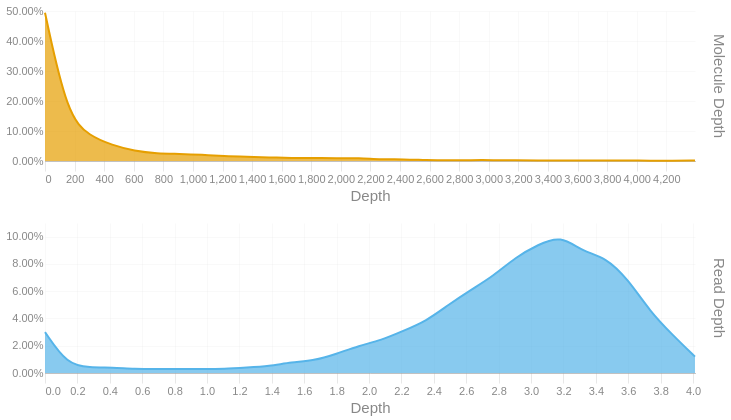

Notebook source saved alongside this figure:
### Code cell
readdep = depth_hist(tb['Read Depth'], q99, 3)
readdep = readdep.with_columns(pl.lit('Read Depth').alias('Metric'))
if not SKIPLR:
    moldep = depth_hist(tb['Molecule Depth'], mol_q99, 1)
    moldep = moldep.with_columns(pl.lit('Molecule Depth').alias('Metric'))
    _hist = pl.concat([readdep, moldep])
    _hist = _hist.filter(pl.col('Proportion') != 0)
    with SafeRender(_hist):
        (
            alt.Chart(_hist)        
            .mark_area(interpolate = "basis")
            .encode(
                x=alt.X('Bin:Q').scale(domainMin=0).axis(alt.Axis(title='Depth')),
                y = alt.Y('Proportion:Q', title = None).axis(format = '.2%'),
                color = alt.Color('Metric:N').legend(None),
                row = alt.Row("Metric:N").header(title = None, labelOrient = 'right'),
                tooltip = [
                    alt.Tooltip("Metric:N", title = "Metric"),
                    alt.Tooltip('Interval:N', title = "Depth Interval"),
                    alt.Tooltip('Proportion:Q', title = "% Alignments").format('.2%')
                ]
            )
            .resolve_scale(x='independent', y='independent')
            .properties(
                height = 150, width = 650,
                usermeta={'embedOptions': {'downloadFileName': f'{samplename}.depth.hist'}}
            )
        ).display()
else:
    readdep = readdep.filter(pl.col('Proportion') != 0)
    with SafeRender(readdep):
        (
            alt.Chart(readdep)        
            .mark_area(interpolate = "basis")
            .encode(
                x=alt.X('Bin:Q').scale(domainMin=0).axis(alt.Axis(title='Depth')),
                y = alt.Y('Proportion:Q', title = None).axis(format = '.2%'),
                tooltip = [
                    alt.Tooltip('Interval:N', title = "Depth Interval"),
                    alt.Tooltip('Proportion:Q', title = "% Alignments").format('.2%')
                ]
            )
            .properties(
                usermeta={'embedOptions': {'downloadFileName': f'{samplename}.depth.hist'}}
            )
        ).display()

### Figure 1 — Vega-Lite specification as saved in the notebook (floating-point values rounded to 4 significant figures)
{"width": 650, "height": 150, "config": {"title": {"anchor": "start", "dy": -15, "fontSize": 18, "color": "#888888", "subtitleColor": "#888888", "subtitleFontSize": 14}, "arc": {"fill": "#0072B2"}, "axis": {"domainColor": "#888888", "domainWidth": 0.5, "gridWidth": 0.2, "grid": false, "titleFontWeight": 400, "titleFontSize": 15, "labelFontSize": 11, "labelColor": "#888888", "tickColor": "#888888", "tickWidth": 0.2, "titleColor": "#888888"}, "axisBand": {"grid": false}, "axisX": {"grid": true, "tickSize": 10, "domainCap": "round"}, "axisY": {"domain": false, "grid": true, "tickSize": 0, "domainCap": "round"}, "background": "transparent", "header": {"labelFontSize": 15, "labelColor": "#888888", "titleFontSize": 15, "titleFontWeight": 600, "titleColor": "#888888"}, "legend": {"labelFont": "sans-serif", "labelFontSize": 12, "labelColor": "#888888", "symbolSize": 100, "symbolType": "circle", "titleFontSize": 12, "titlePadding": 10, "titleColor": "#888888", "title": null}, "range": {"category": ["#E69F00", "#56B4E9", "#009E73", "#F0E442", "#0072B2", "#D55E00", "#CC79A7", "#000000"], "diverging": ["#cfe8f3", "#a2d4ec", "#73bfe2", "#46abdb", "#1696d2", "#12719e"]}, "area": {"fill": "#0072B2", "fillOpacity": 0.7, "line": true, "strokeOpacity": 0.7}, "line": {"color": "#0072B2", "stroke": "#0072B2", "strokeWidth": 2}, "trail": {"color": "#0072B2", "stroke": "#0072B2", "strokeWidth": 0, "size": 1}, "point": {"filled": true, "fillOpacity": 1.0, "size": 95}, "text": {"color": "#888888", "fontSize": 11, "align": "right", "fontWeight": 400, "size": 11}, "bar": {"fill": "#0072B2", "stroke": null}, "view": {"stroke": null, "continuousWidth": 660, "continuousHeight": 400}}, "data": {"name": "data-c5e408d0f1348d3ff847d5b0d0160f41"}, "mark": {"type": "area", "interpolate": "basis"}, "encoding": {"color": {"field": "Metric", "legend": null, "type": "nominal"}, "row": {"field": "Metric", "header": {"title": null, "labelOrient": "right"}, "type": "nominal"}, "tooltip": [{"field": "Metric", "title": "Metric", "type": "nominal"}, {"field": "Interval", "title": "Depth Interval", "type": "nominal"}, {"field": "Proportion", "format": ".2%", "title": "% Alignments", "type": "quantitative"}], "x": {"axis": {"title": "Depth"}, "field": "Bin", "scale": {"domainMin": 0}, "type": "quantitative"}, "y": {"axis": {"format": ".2%"}, "field": "Proportion", "title": null, "type": "quantitative"}}, "resolve": {"scale": {"x": "independent", "y": "independent"}}, "usermeta": {"embedOptions": {"downloadFileName": "S6_LaHave_3604.depth.hist"}}, "$schema": "https://vega.github.io/schema/vega-lite/v6.1.0.json", "datasets": {"data-c5e408d0f1348d3ff847d5b0d0160f41": [{"Bin": 0.0, "Interval": "0.0-0.138", "Proportion": 0.03, "Metric": "Read Depth"}, {"Bin": 0.138, "Interval": "0.138-0.277", "Proportion": 0.006, "Metric": "Read Depth"}, {"Bin": 0.277, "Interval": "0.277-0.415", "Proportion": 0.004, "Metric": "Read Depth"}, {"Bin": 0.415, "Interval": "0.415-0.553", "Proportion": 0.004, "Metric": "Read Depth"}, {"Bin": 0.553, "Interval": "0.553-0.692", "Proportion": 0.003, "Metric": "Read Depth"}, {"Bin": 0.692, "Interval": "0.692-0.83", "Proportion": 0.003, "Metric": "Read Depth"}, {"Bin": 0.83, "Interval": "0.83-0.968", "Proportion": 0.003, "Metric": "Read Depth"}, {"Bin": 0.968, "Interval": "0.968-1.107", "Proportion": 0.003, "Metric": "Read Depth"}, {"Bin": 1.107, "Interval": "1.107-1.245", "Proportion": 0.003, "Metric": "Read Depth"}, {"Bin": 1.245, "Interval": "1.245-1.383", "Proportion": 0.004, "Metric": "Read Depth"}, {"Bin": 1.383, "Interval": "1.383-1.522", "Proportion": 0.005, "Metric": "Read Depth"}, {"Bin": 1.522, "Interval": "1.522-1.66", "Proportion": 0.008, "Metric": "Read Depth"}, {"Bin": 1.66, "Interval": "1.66-1.798", "Proportion": 0.009, "Metric": "Read Depth"}, {"Bin": 1.798, "Interval": "1.798-1.937", "Proportion": 0.014, "Metric": "Read Depth"}, {"Bin": 1.937, "Interval": "1.937-2.075", "Proportion": 0.02, "Metric": "Read Depth"}, {"Bin": 2.075, "Interval": "2.075-2.213", "Proportion": 0.024, "Metric": "Read Depth"}, {"Bin": 2.213, "Interval": "2.213-2.352", "Proportion": 0.031, "Metric": "Read Depth"}, {"Bin": 2.352, "Interval": "2.352-2.49", "Proportion": 0.038, "Metric": "Read Depth"}, {"Bin": 2.49, "Interval": "2.49-2.628", "Proportion": 0.05, "Metric": "Read Depth"}, {"Bin": 2.628, "Interval": "2.628-2.767", "Proportion": 0.061, "Metric": "Read Depth"}, {"Bin": 2.767, "Interval": "2.767-2.905", "Proportion": 0.071, "Metric": "Read Depth"}, {"Bin": 2.905, "Interval": "2.905-3.043", "Proportion": 0.085, "Metric": "Read Depth"}, {"Bin": 3.043, "Interval": "3.043-3.182", "Proportion": 0.094, "Metric": "Read Depth"}, {"Bin": 3.182, "Interval": "3.182-3.32", "Proportion": 0.101, "Metric": "Read Depth"}, {"Bin": 3.32, "Interval": "3.32-3.458", "Proportion": 0.089, "Metric": "Read Depth"}, {"Bin": 3.458, "Interval": "3.458-3.597", "Proportion": 0.085, "Metric": "Read Depth"}, {"Bin": 3.597, "Interval": "3.597-3.735", "Proportion": 0.069, "Metric": "Read Depth"}, {"Bin": 3.735, "Interval": "3.735-3.873", "Proportion": 0.045, "Metric": "Read Depth"}, {"Bin": 3.873, "Interval": "3.873-4.012", "Proportion": 0.028, "Metric": "Read Depth"}, {"Bin": 4.012, "Interval": "4.012-4.15", "Proportion": 0.012, "Metric": "Read Depth"}, {"Bin": 0.0, "Interval": "0.0-151.5", "Proportion": 0.494, "Metric": "Molecule Depth"}, {"Bin": 151.5, "Interval": "151.5-303.0", "Proportion": 0.15, "Metric": "Molecule Depth"}, {"Bin": 303.0, "Interval": "303.0-454.6", "Proportion": 0.083, "Metric": "Molecule Depth"}, {"Bin": 454.6, "Interval": "454.6-606.1", "Proportion": 0.053, "Metric": "Molecule Depth"}, {"Bin": 606.1, "Interval": "606.1-757.6", "Proportion": 0.033, "Metric": "Molecule Depth"}, {"Bin": 757.6, "Interval": "757.6-909.1", "Proportion": 0.025, "Metric": "Molecule Depth"}, {"Bin": 909.1, "Interval": "909.1-1060.7", "Proportion": 0.024, "Metric": "Molecule Depth"}, {"Bin": 1061.0, "Interval": "1060.7-1212.2", "Proportion": 0.021, "Metric": "Molecule Depth"}, {"Bin": 1212.0, "Interval": "1212.2-1363.7", "Proportion": 0.016, "Metric": "Molecule Depth"}, {"Bin": 1364.0, "Interval": "1363.7-1515.2", "Proportion": 0.014, "Metric": "Molecule Depth"}, {"Bin": 1515.0, "Interval": "1515.2-1666.8", "Proportion": 0.012, "Metric": "Molecule Depth"}, {"Bin": 1667.0, "Interval": "1666.8-1818.3", "Proportion": 0.01, "Metric": "Molecule Depth"}, {"Bin": 1818.0, "Interval": "1818.3-1969.8", "Proportion": 0.01, "Metric": "Molecule Depth"}, {"Bin": 1970.0, "Interval": "1969.8-2121.3", "Proportion": 0.009, "Metric": "Molecule Depth"}, {"Bin": 2121.0, "Interval": "2121.3-2272.8", "Proportion": 0.01, "Metric": "Molecule Depth"}, {"Bin": 2273.0, "Interval": "2272.8-2424.4", "Proportion": 0.005, "Metric": "Molecule Depth"}, {"Bin": 2424.0, "Interval": "2424.4-2575.9", "Proportion": 0.006, "Metric": "Molecule Depth"}, {"Bin": 2576.0, "Interval": "2575.9-2727.4", "Proportion": 0.003, "Metric": "Molecule Depth"}, {"Bin": 2727.0, "Interval": "2727.4-2878.9", "Proportion": 0.002, "Metric": "Molecule Depth"}, {"Bin": 2879.0, "Interval": "2878.9-3030.5", "Proportion": 0.003, "Metric": "Molecule Depth"}, {"Bin": 3030.0, "Interval": "3030.5-3182.0", "Proportion": 0.003, "Metric": "Molecule Depth"}, {"Bin": 3182.0, "Interval": "3182.0-3333.5", "Proportion": 0.002, "Metric": "Molecule Depth"}, {"Bin": 3334.0, "Interval": "3333.5-3485.0", "Proportion": 0.002, "Metric": "Molecule Depth"}, {"Bin": 3485.0, "Interval": "3485.0-3636.6", "Proportion": 0.002, "Metric": "Molecule Depth"}, {"Bin": 3637.0, "Interval": "3636.6-3788.1", "Proportion": 0.002, "Metric": "Molecule Depth"}, {"Bin": 3788.0, "Interval": "3788.1-3939.6", "Proportion": 0.002, "Metric": "Molecule Depth"}, {"Bin": 3940.0, "Interval": "3939.6-4091.1", "Proportion": 0.002, "Metric": "Molecule Depth"}, {"Bin": 4091.0, "Interval": "4091.1-4242.6", "Proportion": 0.001, "Metric": "Molecule Depth"}, {"Bin": 4243.0, "Interval": "4242.6-4394.2", "Proportion": 0.001, "Metric": "Molecule Depth"}, {"Bin": 4394.0, "Interval": "4394.2-4545.69", "Proportion": 0.002, "Metric": "Molecule Depth"}]}}
